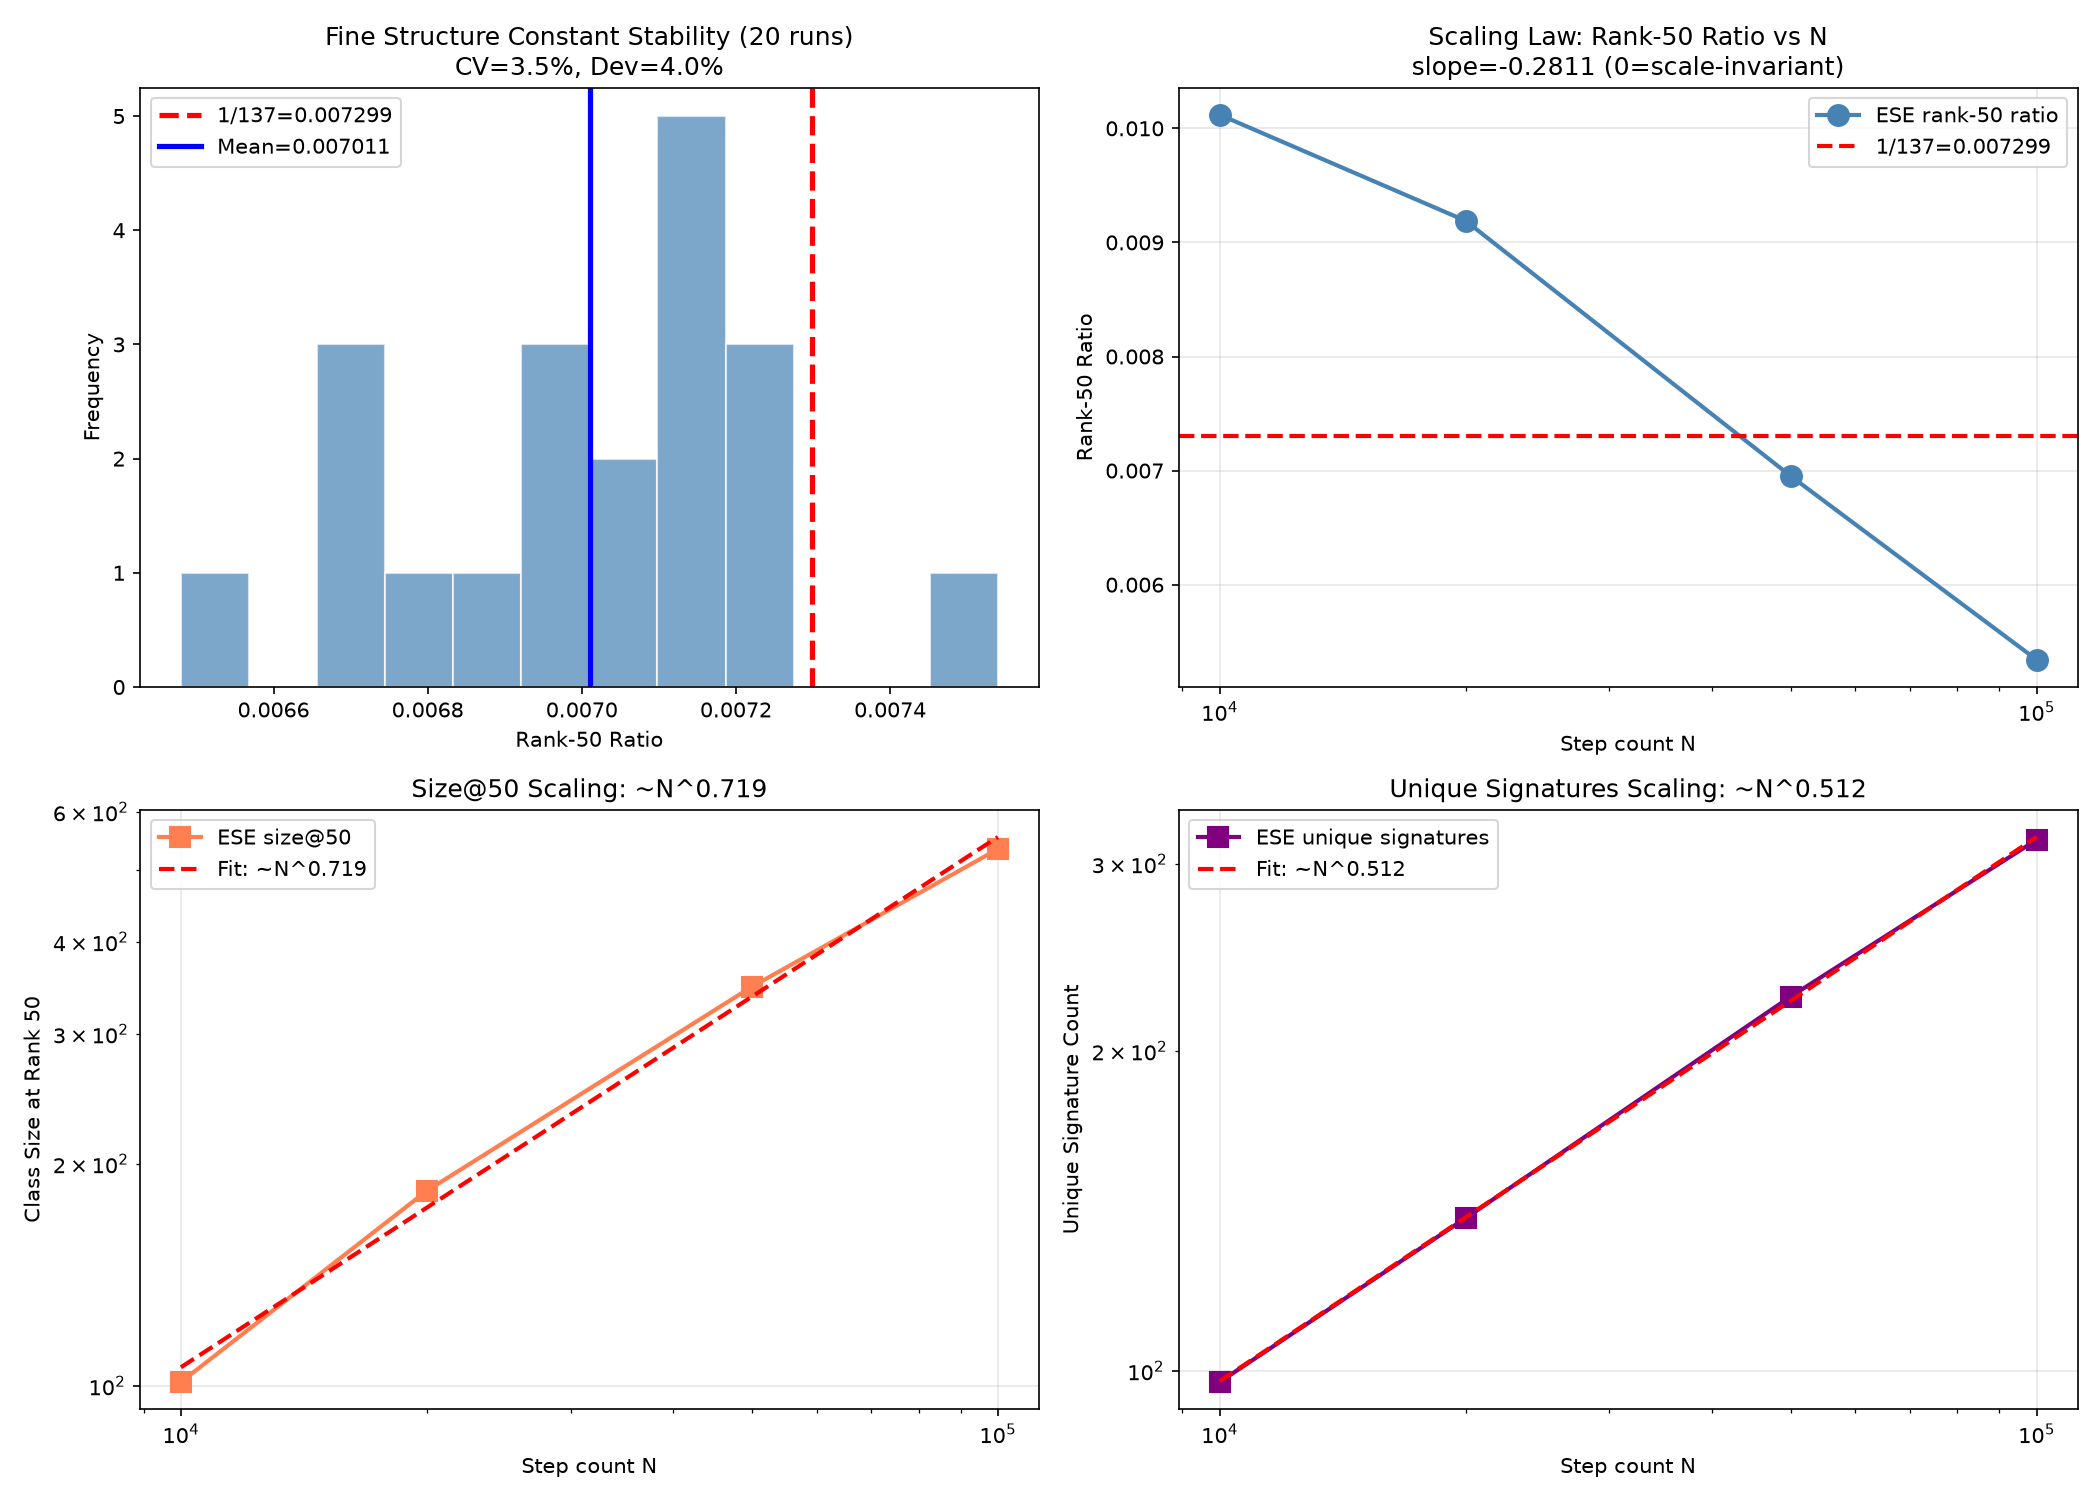

Write the Python code that produced this figure.
# -*- coding: utf-8 -*-
import numpy as np
import matplotlib.pyplot as plt
from collections import Counter

class EmptySetEmergence:
    def __init__(self, max_steps=50000, p_contain=0.5, depth_penalty=0.0):
        self.max_steps = max_steps
        self.p_contain = p_contain
        self.depth_penalty = depth_penalty
        self.signatures = [()]
        self.depths = [0]
        self.sig_to_id = {(): 0}
        self.sig_count = Counter()
        self.sig_count[()] = 1
        self.step = 0

    def run(self):
        for _ in range(self.max_steps):
            if self.depth_penalty > 0:
                weights = np.exp(-self.depth_penalty * np.array(self.depths))
                weights = weights / weights.sum()
                i = np.random.choice(len(self.signatures), p=weights)
            else:
                i = np.random.randint(len(self.signatures))
            if np.random.random() < self.p_contain:
                new_sig = (self.signatures[i],)
                self._add_node(new_sig, i, 'contain')
            else:
                new_sig = self.signatures[i]
                self._add_node(new_sig, i, 'equal')
            self.step += 1

    def _add_node(self, sig, parent, op_type):
        self.sig_count[sig] += 1
        if sig in self.sig_to_id:
            child = self.sig_to_id[sig]
        else:
            child = len(self.signatures)
            self.signatures.append(sig)
            self.sig_to_id[sig] = child
            if op_type == 'contain':
                self.depths.append(self.depths[parent] + 1)
            else:
                self.depths.append(self.depths[parent])


print("=" * 70)
print("ESE Fine Structure Constant Stability + Scaling Law Verification")
print("=" * 70)

fine_const = 1.0 / 137.0

# ============================================================
# Test 1: Stability (20 runs, penalty=0.0, N=50K)
# ============================================================
print("\n" + "=" * 70)
print("Test 1: Stability (20 runs, penalty=0.0, N=50K)")
print("=" * 70)

all_ratios = []
all_sizes_50 = []
all_uniques = []

for run_id in range(20):
    seed = 42 + run_id * 100
    np.random.seed(seed)
    ese = EmptySetEmergence(max_steps=50000, p_contain=0.5, depth_penalty=0.0)
    ese.run()
    cs = sorted(ese.sig_count.values(), reverse=True)
    total = sum(cs)
    if len(cs) >= 50:
        ratio = cs[49] / total
        all_ratios.append(ratio)
        all_sizes_50.append(cs[49])
        all_uniques.append(len(cs))
        dev = abs(ratio - fine_const) / fine_const * 100
        print(f"Run {run_id+1:2d}: ratio={ratio:.6f}, size={cs[49]:4d}, unique={len(cs):3d}, dev={dev:.2f}%")

mean_ratio = np.mean(all_ratios)
std_ratio = np.std(all_ratios)
mean_size = np.mean(all_sizes_50)
mean_unique = np.mean(all_uniques)

print(f"\nStatistics:")
print(f"  Mean ratio: {mean_ratio:.6f} +/- {std_ratio:.6f}")
print(f"  Target: 1/137 = {fine_const:.6f}")
print(f"  Mean deviation: {abs(mean_ratio - fine_const)/fine_const*100:.2f}%")
print(f"  Coefficient of variation: {std_ratio/mean_ratio*100:.2f}%")
print(f"  Mean size@50: {mean_size:.1f}")
print(f"  Mean unique: {mean_unique:.1f}")

# ============================================================
# Test 2: Scaling law (different N)
# ============================================================
print("\n" + "=" * 70)
print("Test 2: Scaling Law (penalty=0.0, different N)")
print("=" * 70)

n_list = [10000, 20000, 50000, 100000]
n_ratios = []
n_sizes = []
n_uniques = []

for n_steps in n_list:
    ratios_n = []
    sizes_n = []
    uniqs_n = []
    for run_id in range(5):
        seed = 42 + run_id * 100
        np.random.seed(seed)
        ese = EmptySetEmergence(max_steps=n_steps, p_contain=0.5, depth_penalty=0.0)
        ese.run()
        cs = sorted(ese.sig_count.values(), reverse=True)
        total = sum(cs)
        if len(cs) >= 50:
            ratios_n.append(cs[49] / total)
            sizes_n.append(cs[49])
            uniqs_n.append(len(cs))

    if ratios_n:
        avg_r = np.mean(ratios_n)
        avg_s = np.mean(sizes_n)
        avg_u = np.mean(uniqs_n)
        n_ratios.append(avg_r)
        n_sizes.append(avg_s)
        n_uniques.append(avg_u)
        dev = abs(avg_r - fine_const) / fine_const * 100
        print(f"N={n_steps:>6}: avg_ratio={avg_r:.6f}, avg_size={avg_s:.1f}, avg_unique={avg_u:.1f}, dev={dev:.2f}%")
    else:
        n_ratios.append(None)
        n_sizes.append(None)
        n_uniques.append(None)
        print(f"N={n_steps:>6}: UNABLE (unique < 50)")

# Scaling law fit
valid_idx = [i for i, r in enumerate(n_ratios) if r is not None]
valid_n = [n_list[i] for i in valid_idx]
valid_r = [n_ratios[i] for i in valid_idx]
valid_s = [n_sizes[i] for i in valid_idx]
valid_u = [n_uniques[i] for i in valid_idx]

if len(valid_n) >= 2:
    log_n = np.log(valid_n)
    log_r = np.log(valid_r)
    slope_r, intercept_r = np.polyfit(log_n, log_r, 1)
    print(f"\nScaling law fit: ratio ~ N^{slope_r:.4f}")
    print(f"  Interpretation: {'ratio is SCALE-INVARIANT (slope~0)' if abs(slope_r) < 0.1 else 'ratio depends on N'}")

# ============================================================
# Visualization
# ============================================================
fig, axes = plt.subplots(2, 2, figsize=(14, 10))

# Plot 1: Stability histogram
axes[0,0].hist(all_ratios, bins=12, color='steelblue', edgecolor='white', alpha=0.7)
axes[0,0].axvline(fine_const, color='red', linestyle='--', linewidth=2.5, label=f'1/137={fine_const:.6f}')
axes[0,0].axvline(mean_ratio, color='blue', linestyle='-', linewidth=2.5, label=f'Mean={mean_ratio:.6f}')
axes[0,0].set_xlabel('Rank-50 Ratio')
axes[0,0].set_ylabel('Frequency')
axes[0,0].set_title(f'Fine Structure Constant Stability (20 runs)\nCV={std_ratio/mean_ratio*100:.1f}%, Dev={abs(mean_ratio-fine_const)/fine_const*100:.1f}%')
axes[0,0].legend(fontsize=10)

# Plot 2: Scaling law
axes[0,1].semilogx(valid_n, valid_r, 'o-', color='steelblue', linewidth=2, markersize=10, label='ESE rank-50 ratio')
axes[0,1].axhline(fine_const, color='red', linestyle='--', linewidth=2, label=f'1/137={fine_const:.6f}')
axes[0,1].set_xlabel('Step count N')
axes[0,1].set_ylabel('Rank-50 Ratio')
axes[0,1].set_title(f'Scaling Law: Rank-50 Ratio vs N\nslope={slope_r:.4f} (0=scale-invariant)')
axes[0,1].legend()
axes[0,1].grid(True, alpha=0.3)

# Plot 3: Size@50 vs N
axes[1,0].loglog(valid_n, valid_s, 's-', color='coral', linewidth=2, markersize=10, label='ESE size@50')
log_n_arr = np.log(valid_n)
log_s_arr = np.log(valid_s)
slope_s, intercept_s = np.polyfit(log_n_arr, log_s_arr, 1)
axes[1,0].loglog(valid_n, np.exp(intercept_s + slope_s * log_n_arr), 'r--', linewidth=2, label=f'Fit: ~N^{slope_s:.3f}')
axes[1,0].set_xlabel('Step count N')
axes[1,0].set_ylabel('Class Size at Rank 50')
axes[1,0].set_title(f'Size@50 Scaling: ~N^{slope_s:.3f}')
axes[1,0].legend()
axes[1,0].grid(True, alpha=0.3)

# Plot 4: Unique signatures vs N
axes[1,1].loglog(valid_n, valid_u, 's-', color='purple', linewidth=2, markersize=10, label='ESE unique signatures')
log_u_arr = np.log(valid_u)
slope_u, intercept_u = np.polyfit(log_n_arr, log_u_arr, 1)
axes[1,1].loglog(valid_n, np.exp(intercept_u + slope_u * log_n_arr), 'r--', linewidth=2, label=f'Fit: ~N^{slope_u:.3f}')
axes[1,1].set_xlabel('Step count N')
axes[1,1].set_ylabel('Unique Signature Count')
axes[1,1].set_title(f'Unique Signatures Scaling: ~N^{slope_u:.3f}')
axes[1,1].legend()
axes[1,1].grid(True, alpha=0.3)

plt.tight_layout()
plt.savefig('ese_fine_structure_verify.png', dpi=150)
print("\nChart saved: ese_fine_structure_verify.png")

# ============================================================
# Key conclusions
# ============================================================
print("\n" + "=" * 70)
print("KEY CONCLUSIONS")
print("=" * 70)
print(f"1. Stability: mean_ratio={mean_ratio:.6f}, 1/137={fine_const:.6f}")
print(f"   Deviation: {abs(mean_ratio-fine_const)/fine_const*100:.2f}%")
print(f"   CV: {std_ratio/mean_ratio*100:.2f}%")
print(f"   Verdict: {'STABLE' if std_ratio/mean_ratio < 0.05 else 'UNSTABLE'}")

print(f"\n2. Scaling: ratio ~ N^{slope_r:.4f}")
print(f"   Verdict: {'SCALE-INVARIANT' if abs(slope_r) < 0.1 else 'N-DEPENDENT'}")
print(f"   If scale-invariant: 1/137 is a TRUE emergent constant")
print(f"   If N-dependent: 1/137 is a finite-size approximation")

print(f"\n3. size@50 scaling: ~N^{slope_s:.3f}")
print(f"   unique scaling: ~N^{slope_u:.3f}")
print(f"   Theoretical: size ~ N/unique ~ N^{1-slope_u}")
theo_slope = 1 - slope_u
print(f"   Expected slope from N/unique: {theo_slope:.3f}")
print(f"   Empirical slope: {slope_s:.3f}")
print(f"   Match: {'YES' if abs(slope_s - theo_slope) < 0.1 else 'PARTIAL' if abs(slope_s - theo_slope) < 0.3 else 'NO'}")
